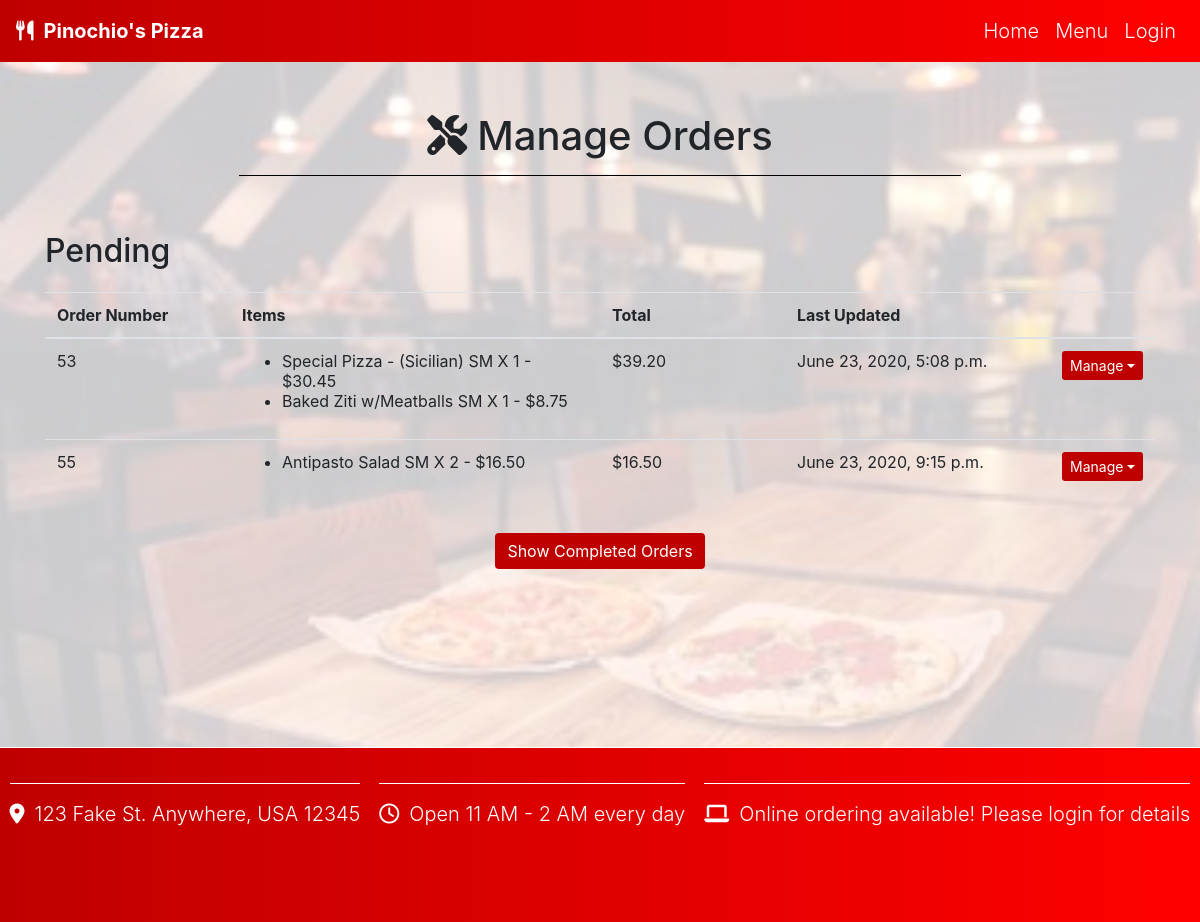
The page /manageOrders on the database its author committed.
### orders/models.py (models this page shows, shortened)
class Order(models.Model):
    id = models.AutoField(primary_key=True)
    user = models.ForeignKey(settings.AUTH_USER_MODEL, on_delete=models.CASCADE)
    created = models.DateTimeField(auto_now_add=True)
    lastUpdated = models.DateTimeField(auto_now=True)
    items = models.ManyToManyField(MenuItem, blank=True, through='OrderDetail')
    checkedOut = models.BooleanField(default=False)
    completed = models.BooleanField(default=False)
    METHODS = [
        ("DLY", "Delivery"),
        ("PCK", "Pickup")
    ]
    method = models.CharField(max_length=3, choices=METHODS, blank=True)
    total = models.DecimalField(max_digits=6, decimal_places=2, default=0.0)

class OrderDetail(models.Model):
    order = models.ForeignKey(Order, on_delete=models.CASCADE)
    item = models.ForeignKey(MenuItem, on_delete=models.CASCADE)
    ITEM_SIZES = [
    ('SM', "Small"),
    ('LG', "Large")
    ]
    size = models.CharField(max_length=2, blank=True, choices=ITEM_SIZES)
    quantity = models.IntegerField(default=1)
    toppings = models.ManyToManyField(PizzaTopping, blank=True)
    sandwichToppings = models.ManyToManyField(CheesesteakTopping, blank=True)
    extraCheese = models.BooleanField(default=False)
    total = models.DecimalField(max_digits=6, decimal_places=2, default=0.0)
    notes = models.CharField(max_length=64, blank=True)
    def updateTotal(self):
        self.total = self.item.priceLarge * self.quantity if self.size == 'LG' else self.item.priceSmall * self.quantity
        self.save()
        return self.total
    def __str__(self):
        self.updateTotal()
        return f"{self.item} {self.size} X {self.quantity} - ${self.total}"

class MenuItem(models.Model):
    name = models.CharField(max_length=30)
    priceSmall = models.DecimalField(max_digits=4, decimal_places=2, default=0.0)
    priceLarge = models.DecimalField(max_digits=4, decimal_places=2, default=0.0)
    PIZZA_STYLES = [
        ('NML', "Normal"),
        ('SCL', "Sicilian")
    ]
    pizzaStyle = models.CharField(max_length=3, choices=PIZZA_STYLES, blank=True)
    pizzaToppingsCount = models.IntegerField(default=0)
    category = models.ForeignKey(Category, on_delete=models.CASCADE)
    def __str__(self):
        if self.pizzaStyle != '':
            return f"{self.name} - ({self.get_pizzaStyle_display()})"
        else:
            return f"{self.name}"

### orders/views.py (the view)
# urls.py: path("manageOrders", views.manageOrders, name="manageOrders"),
def manageOrders(request, msg=''):
    context = {
        'orders': Order.objects.all(),
        'msg': msg,
        'pending': Order.objects.filter(checkedOut=True, completed=False).count()
    }
    return render(request, "orders/manageOrders.html", context)

### orders/templates/orders/manageOrders.html (shortened to what this page needs)
{% extends 'base.html' %}
{% load static %}
{% block body %}
<h1 class="page-header mx-auto" id="orderListHeader"><i class="fas fa-tools"></i>Manage Orders</h1>
<h2 class="text-left">Pending</h2>
<table class="table" id="orderList">
  <thead>
    <th>Order Number</th>
    <th colspan="2">Items</th>
    <th>Total</th>
    <th colspan="2">Last Updated</th>
  </thead>
  <tbody class="selected">
  {% for order in orders %}
  {% if order.checkedOut %}
  {% if not order.completed %}
  <tr>
    <td>{{ order.id }}</td>
    <td colspan="2"><ul>
    {% for item in order.orderdetail_set.all %}
    <li>{{ item }}</li>
    {% endfor %}
    </ul></td>
    <td>${{ order.total }}</td>
    <td colspan="2">{{ order.lastUpdated }}<div id="itemEditOptions" class="dropdown">
      <button class="btn btn-primary dropdown-toggle btn-sm" type="button" data-toggle="dropdown">Manage</button>
      </div>
    </td>
  </tr>
  {% endif %}
  {% endif %}
  {% endfor %}
  </tbody>
</table>
<button class="btn btn-primary" data-toggle="collapse" data-target="#completedOrders">Show Completed Orders</button>
{% endblock %}

### static/styles.css (style rules this page uses)
body, html { text-align: center; min-height: 100%; position: relative; }
i { margin-right: 10px; }
.page-header { margin-top: 50px; }
.btn-primary { background-color: #bf0000; border: black; }
table { columns: 6; table-layout: fixed; }
tbody { display: none; }
tbody button { margin-left: 30px; }
.selected { display: table-row-group; }
#itemEditOptions { display: inline; float: right; }
#orderList { margin-top: 2%; margin-bottom: 3%; }
#orderListHeader { padding-bottom: 15; border-bottom: 1px solid black; margin-bottom: 5%; width: 65%; }

### rows shown on the page
Order: id "53", total "39.20", lastUpdated "June 23, 2020, 5:08 p.m."
OrderDetail: size+item+quantity "Special Pizza - (Sicilian) SM X 1 - $30.45"
OrderDetail: size+item+quantity "Baked Ziti w/Meatballs SM X 1 - $8.75"
Order: id "55", total "16.50", lastUpdated "June 23, 2020, 9:15 p.m."
OrderDetail: size+item+quantity "Antipasto Salad SM X 2 - $16.50"
